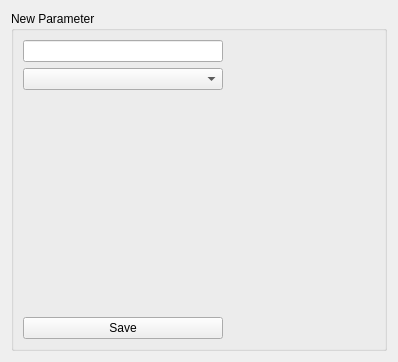
<?xml version="1.0" encoding="UTF-8"?>
<ui version="4.0">
 <class>Form</class>
 <widget class="QWidget" name="Form">
  <property name="geometry">
   <rect>
    <x>0</x>
    <y>0</y>
    <width>398</width>
    <height>362</height>
   </rect>
  </property>
  <property name="windowTitle">
   <string>Form</string>
  </property>
  <layout class="QGridLayout" name="gridLayout">
   <item row="0" column="0">
    <widget class="QScrollArea" name="scrollArea">
     <property name="frameShape">
      <enum>QFrame::NoFrame</enum>
     </property>
     <property name="lineWidth">
      <number>0</number>
     </property>
     <property name="widgetResizable">
      <bool>true</bool>
     </property>
     <widget class="QWidget" name="scrollAreaWidgetContents_2">
      <property name="geometry">
       <rect>
        <x>0</x>
        <y>0</y>
        <width>380</width>
        <height>344</height>
       </rect>
      </property>
      <layout class="QVBoxLayout" name="verticalLayout_2">
       <property name="spacing">
        <number>0</number>
       </property>
       <property name="margin">
        <number>0</number>
       </property>
       <item>
        <widget class="QGroupBox" name="uiProperties">
         <property name="title">
          <string>New Parameter</string>
         </property>
         <layout class="QVBoxLayout" name="verticalLayout">
          <item>
           <widget class="QLineEdit" name="uiParameterName">
            <property name="maximumSize">
             <size>
              <width>200</width>
              <height>16777215</height>
             </size>
            </property>
            <property name="readOnly">
             <bool>true</bool>
            </property>
           </widget>
          </item>
          <item>
           <widget class="QComboBox" name="uiTypeSelect">
            <property name="minimumSize">
             <size>
              <width>100</width>
              <height>0</height>
             </size>
            </property>
            <property name="maximumSize">
             <size>
              <width>200</width>
              <height>16777215</height>
             </size>
            </property>
           </widget>
          </item>
          <item>
           <widget class="QStackedWidget" name="stackedWidget">
            <widget class="QWidget" name="page"/>
            <widget class="QWidget" name="page_2"/>
           </widget>
          </item>
          <item>
           <widget class="QPushButton" name="uiSubmit">
            <property name="maximumSize">
             <size>
              <width>200</width>
              <height>16777215</height>
             </size>
            </property>
            <property name="text">
             <string>Save</string>
            </property>
           </widget>
          </item>
         </layout>
        </widget>
       </item>
      </layout>
     </widget>
    </widget>
   </item>
  </layout>
 </widget>
 <resources/>
 <connections/>
</ui>
